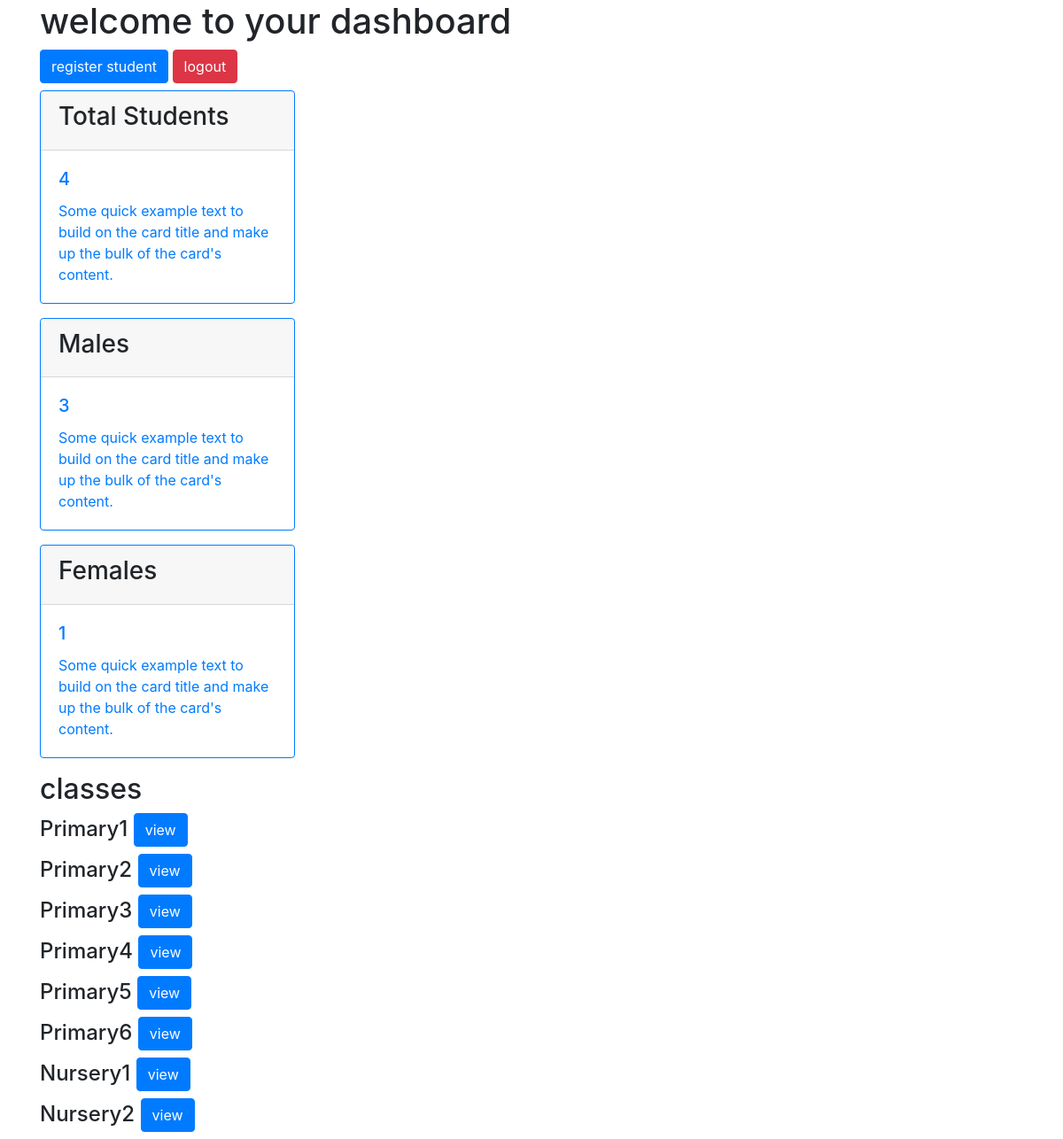
The page /dashboard (signed in) on the database its author committed.
### registeration/models.py (models this page shows, shortened)
class StudentClass(models.Model):
    name = models.CharField(max_length=20)

### registeration/views.py (the view)
# urls.py: path('dashboard', views.dashboard, name = 'dashboard'),
@login_required(login_url='login')
def dashboard(request):
    my_students = Student.objects.all()
    student_class = StudentClass.objects.all()
    total = my_students.count()
    males = Student.objects.filter(sex__name = 'Male').count()
    females = Student.objects.filter(sex__name = 'Female').count()
    context = {
        'my_students':my_students,
        'total':total,
        'males':males,
        'females':females,
        'student_class':student_class,
    }
    return render(request, 'dashboard.html', context)

### registeration/templates/dashboard.html (shortened to what this page needs)
{% load static%}
<!DOCTYPE html>
<html lang="en">
<head>
    <link rel="stylesheet" href="{% static 'css/bootstrap.min.css' %}">
    <link rel="stylesheet" href="{% static 'css/style.css' %}">
</head>
<body>
  <div class="container">
    <h1>welcome to your dashboard</h1>
    <a class="btn btn-primary" href="{% url 'registeration' %}">register student</a>
    <a class="btn btn-danger" href="{% url 'logout' %}">logout</a>
    <div class="row mt-2">
      <div class="col-lg-4 col-sm-12 col-md-12">
        <div class="card border-primary mb-3" style="max-width: 18rem;">
          <div class="card-header"><h3>Total Students</h3></div>
          <div class="card-body text-primary">
            <h5 class="card-title">{{total}}</h5>
            <p class="card-text">Some quick example text to build on the card title and make up the bulk of the card's content.</p>
          </div>
        </div>
      </div>
      <div class="col-lg-4 col-sm-12 col-md-12">
        <div class="card border-primary mb-3" style="max-width: 18rem;">
          <div class="card-header"><h3>Males</h3></div>
          <div class="card-body text-primary">
            <h5 class="card-title">{{males}}</h5>
            <p class="card-text">Some quick example text to build on the card title and make up the bulk of the card's content.</p>
          </div>
        </div>
      </div>
      <div class="col-lg-4 col-sm-12 col-md-12">
        <div class="card border-primary mb-3" style="max-width: 18rem;">
          <div class="card-header"><h3>Females</h3></div>
          <div class="card-body text-primary">
            <h5 class="card-title">{{females}}</h5>
            <p class="card-text">Some quick example text to build on the card title and make up the bulk of the card's content.</p>
          </div>
        </div>
      </div>
    </div>
    <h2>classes</h2>
    {% for c in student_class %}
      <h4>{{c.name}} <span><a class="btn btn-primary" href="{% url 'single_class' c.id %}">view</a></span></h4>
    {% endfor %}
  </div>
</body>
</html>

### staticfiles/css/style.css (style rules this page uses)
.row { display: flex; flex-direction: column; }

### rows shown on the page
StudentClass: name "Primary1"
StudentClass: name "Primary2"
StudentClass: name "Primary3"
StudentClass: name "Primary4"
StudentClass: name "Primary5"
StudentClass: name "Primary6"
StudentClass: name "Nursery1"
StudentClass: name "Nursery2"

### other values the page prints
{{ total }} "4"
{{ males }} "3"
{{ females }} "1"
